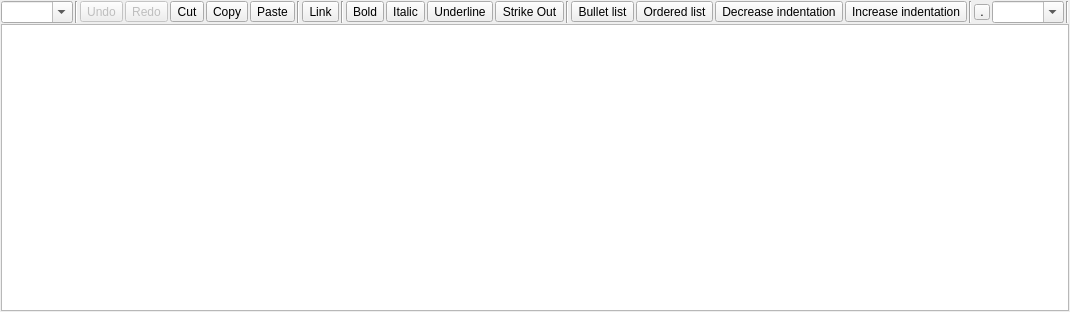
<?xml version="1.0" encoding="UTF-8"?>
<ui version="4.0">
 <class>MRichTextEdit</class>
 <widget class="QWidget" name="MRichTextEdit">
  <property name="geometry">
   <rect>
    <x>0</x>
    <y>0</y>
    <width>819</width>
    <height>312</height>
   </rect>
  </property>
  <property name="windowTitle">
   <string notr="true"/>
  </property>
  <layout class="QVBoxLayout" name="verticalLayout">
   <property name="spacing">
    <number>1</number>
   </property>
   <property name="leftMargin">
    <number>1</number>
   </property>
   <property name="topMargin">
    <number>1</number>
   </property>
   <property name="rightMargin">
    <number>1</number>
   </property>
   <property name="bottomMargin">
    <number>1</number>
   </property>
   <item>
    <widget class="QWidget" name="f_toolbar" native="true">
     <layout class="QHBoxLayout" name="horizontalLayout">
      <property name="spacing">
       <number>2</number>
      </property>
      <property name="leftMargin">
       <number>0</number>
      </property>
      <property name="topMargin">
       <number>0</number>
      </property>
      <property name="rightMargin">
       <number>0</number>
      </property>
      <property name="bottomMargin">
       <number>0</number>
      </property>
      <item>
       <widget class="QComboBox" name="f_paragraph">
        <property name="focusPolicy">
         <enum>Qt::ClickFocus</enum>
        </property>
        <property name="toolTip">
         <string>Paragraph formatting</string>
        </property>
        <property name="editable">
         <bool>true</bool>
        </property>
       </widget>
      </item>
      <item>
       <widget class="Line" name="line_4">
        <property name="orientation">
         <enum>Qt::Vertical</enum>
        </property>
       </widget>
      </item>
      <item>
       <widget class="QToolButton" name="f_undo">
        <property name="enabled">
         <bool>false</bool>
        </property>
        <property name="focusPolicy">
         <enum>Qt::ClickFocus</enum>
        </property>
        <property name="toolTip">
         <string>Undo (CTRL+Z)</string>
        </property>
        <property name="text">
         <string>Undo</string>
        </property>
        <property name="icon">
         <iconset theme="edit-undo">
          <normaloff/>
         </iconset>
        </property>
        <property name="iconSize">
         <size>
          <width>16</width>
          <height>16</height>
         </size>
        </property>
       </widget>
      </item>
      <item>
       <widget class="QToolButton" name="f_redo">
        <property name="enabled">
         <bool>false</bool>
        </property>
        <property name="focusPolicy">
         <enum>Qt::ClickFocus</enum>
        </property>
        <property name="toolTip">
         <string>Redo</string>
        </property>
        <property name="text">
         <string>Redo</string>
        </property>
        <property name="icon">
         <iconset theme="edit-redo">
          <normaloff/>
         </iconset>
        </property>
        <property name="iconSize">
         <size>
          <width>16</width>
          <height>16</height>
         </size>
        </property>
       </widget>
      </item>
      <item>
       <widget class="QToolButton" name="f_cut">
        <property name="focusPolicy">
         <enum>Qt::ClickFocus</enum>
        </property>
        <property name="toolTip">
         <string>Cut (CTRL+X)</string>
        </property>
        <property name="text">
         <string>Cut</string>
        </property>
        <property name="icon">
         <iconset theme="edit-cut">
          <normaloff/>
         </iconset>
        </property>
        <property name="iconSize">
         <size>
          <width>16</width>
          <height>16</height>
         </size>
        </property>
       </widget>
      </item>
      <item>
       <widget class="QToolButton" name="f_copy">
        <property name="focusPolicy">
         <enum>Qt::ClickFocus</enum>
        </property>
        <property name="toolTip">
         <string>Copy (CTRL+C)</string>
        </property>
        <property name="text">
         <string>Copy</string>
        </property>
        <property name="icon">
         <iconset theme="edit-copy">
          <normaloff/>
         </iconset>
        </property>
        <property name="iconSize">
         <size>
          <width>16</width>
          <height>16</height>
         </size>
        </property>
       </widget>
      </item>
      <item>
       <widget class="QToolButton" name="f_paste">
        <property name="focusPolicy">
         <enum>Qt::ClickFocus</enum>
        </property>
        <property name="toolTip">
         <string>Paste (CTRL+V)</string>
        </property>
        <property name="text">
         <string>Paste</string>
        </property>
        <property name="icon">
         <iconset theme="edit-paste">
          <normaloff/>
         </iconset>
        </property>
        <property name="iconSize">
         <size>
          <width>16</width>
          <height>16</height>
         </size>
        </property>
       </widget>
      </item>
      <item>
       <widget class="Line" name="line">
        <property name="orientation">
         <enum>Qt::Vertical</enum>
        </property>
       </widget>
      </item>
      <item>
       <widget class="QToolButton" name="f_link">
        <property name="focusPolicy">
         <enum>Qt::ClickFocus</enum>
        </property>
        <property name="toolTip">
         <string>Link (CTRL+L)</string>
        </property>
        <property name="text">
         <string>Link</string>
        </property>
        <property name="icon">
         <iconset theme="applications-internet">
          <normaloff/>
         </iconset>
        </property>
        <property name="iconSize">
         <size>
          <width>16</width>
          <height>16</height>
         </size>
        </property>
        <property name="checkable">
         <bool>true</bool>
        </property>
       </widget>
      </item>
      <item>
       <widget class="Line" name="line_3">
        <property name="orientation">
         <enum>Qt::Vertical</enum>
        </property>
       </widget>
      </item>
      <item>
       <widget class="QToolButton" name="f_bold">
        <property name="focusPolicy">
         <enum>Qt::ClickFocus</enum>
        </property>
        <property name="toolTip">
         <string notr="true">Bold (CTRL+B)</string>
        </property>
        <property name="text">
         <string>Bold</string>
        </property>
        <property name="icon">
         <iconset theme="format-text-bold">
          <normaloff/>
         </iconset>
        </property>
        <property name="iconSize">
         <size>
          <width>16</width>
          <height>16</height>
         </size>
        </property>
        <property name="checkable">
         <bool>true</bool>
        </property>
       </widget>
      </item>
      <item>
       <widget class="QToolButton" name="f_italic">
        <property name="focusPolicy">
         <enum>Qt::ClickFocus</enum>
        </property>
        <property name="toolTip">
         <string>Italic (CTRL+I)</string>
        </property>
        <property name="text">
         <string>Italic</string>
        </property>
        <property name="icon">
         <iconset theme="format-text-italic">
          <normaloff/>
         </iconset>
        </property>
        <property name="iconSize">
         <size>
          <width>16</width>
          <height>16</height>
         </size>
        </property>
        <property name="checkable">
         <bool>true</bool>
        </property>
       </widget>
      </item>
      <item>
       <widget class="QToolButton" name="f_underline">
        <property name="focusPolicy">
         <enum>Qt::ClickFocus</enum>
        </property>
        <property name="toolTip">
         <string>Underline (CTRL+U)</string>
        </property>
        <property name="text">
         <string>Underline</string>
        </property>
        <property name="icon">
         <iconset theme="format-text-underline">
          <normaloff/>
         </iconset>
        </property>
        <property name="iconSize">
         <size>
          <width>16</width>
          <height>16</height>
         </size>
        </property>
        <property name="checkable">
         <bool>true</bool>
        </property>
       </widget>
      </item>
      <item>
       <widget class="QToolButton" name="f_strikeout">
        <property name="text">
         <string>Strike Out</string>
        </property>
        <property name="checkable">
         <bool>true</bool>
        </property>
       </widget>
      </item>
      <item>
       <widget class="Line" name="line_5">
        <property name="orientation">
         <enum>Qt::Vertical</enum>
        </property>
       </widget>
      </item>
      <item>
       <widget class="QToolButton" name="f_list_bullet">
        <property name="focusPolicy">
         <enum>Qt::ClickFocus</enum>
        </property>
        <property name="toolTip">
         <string>Bullet list (CTRL+-)</string>
        </property>
        <property name="text">
         <string>Bullet list</string>
        </property>
        <property name="iconSize">
         <size>
          <width>16</width>
          <height>16</height>
         </size>
        </property>
        <property name="checkable">
         <bool>true</bool>
        </property>
       </widget>
      </item>
      <item>
       <widget class="QToolButton" name="f_list_ordered">
        <property name="focusPolicy">
         <enum>Qt::ClickFocus</enum>
        </property>
        <property name="toolTip">
         <string>Ordered list (CTRL+=)</string>
        </property>
        <property name="text">
         <string>Ordered list</string>
        </property>
        <property name="iconSize">
         <size>
          <width>16</width>
          <height>16</height>
         </size>
        </property>
        <property name="checkable">
         <bool>true</bool>
        </property>
       </widget>
      </item>
      <item>
       <widget class="QToolButton" name="f_indent_dec">
        <property name="focusPolicy">
         <enum>Qt::ClickFocus</enum>
        </property>
        <property name="toolTip">
         <string>Decrease indentation (CTRL+,)</string>
        </property>
        <property name="text">
         <string>Decrease indentation</string>
        </property>
        <property name="icon">
         <iconset theme="format-indent-less">
          <normaloff/>
         </iconset>
        </property>
        <property name="iconSize">
         <size>
          <width>16</width>
          <height>16</height>
         </size>
        </property>
       </widget>
      </item>
      <item>
       <widget class="QToolButton" name="f_indent_inc">
        <property name="focusPolicy">
         <enum>Qt::ClickFocus</enum>
        </property>
        <property name="toolTip">
         <string>Increase indentation (CTRL+.)</string>
        </property>
        <property name="text">
         <string>Increase indentation</string>
        </property>
        <property name="icon">
         <iconset theme="format-indent-more">
          <normaloff/>
         </iconset>
        </property>
        <property name="iconSize">
         <size>
          <width>16</width>
          <height>16</height>
         </size>
        </property>
       </widget>
      </item>
      <item>
       <widget class="Line" name="line_2">
        <property name="orientation">
         <enum>Qt::Vertical</enum>
        </property>
       </widget>
      </item>
      <item>
       <widget class="QToolButton" name="f_bgcolor">
        <property name="minimumSize">
         <size>
          <width>16</width>
          <height>16</height>
         </size>
        </property>
        <property name="maximumSize">
         <size>
          <width>16</width>
          <height>16</height>
         </size>
        </property>
        <property name="focusPolicy">
         <enum>Qt::ClickFocus</enum>
        </property>
        <property name="toolTip">
         <string>Text background color</string>
        </property>
        <property name="text">
         <string>.</string>
        </property>
        <property name="iconSize">
         <size>
          <width>16</width>
          <height>16</height>
         </size>
        </property>
       </widget>
      </item>
      <item>
       <widget class="QComboBox" name="f_fontsize">
        <property name="focusPolicy">
         <enum>Qt::ClickFocus</enum>
        </property>
        <property name="toolTip">
         <string>Font size</string>
        </property>
        <property name="editable">
         <bool>true</bool>
        </property>
       </widget>
      </item>
      <item>
       <widget class="Line" name="line_6">
        <property name="orientation">
         <enum>Qt::Vertical</enum>
        </property>
       </widget>
      </item>
      <item>
       <spacer name="horizontalSpacer">
        <property name="orientation">
         <enum>Qt::Horizontal</enum>
        </property>
        <property name="sizeHint" stdset="0">
         <size>
          <width>40</width>
          <height>20</height>
         </size>
        </property>
       </spacer>
      </item>
     </layout>
     <zorder>f_paragraph</zorder>
     <zorder>line_4</zorder>
     <zorder>f_undo</zorder>
     <zorder>f_redo</zorder>
     <zorder>f_cut</zorder>
     <zorder>f_copy</zorder>
     <zorder>f_paste</zorder>
     <zorder>line</zorder>
     <zorder>f_link</zorder>
     <zorder>line_3</zorder>
     <zorder>f_italic</zorder>
     <zorder>f_underline</zorder>
     <zorder>line_2</zorder>
     <zorder>f_fontsize</zorder>
     <zorder>line_5</zorder>
     <zorder>f_list_bullet</zorder>
     <zorder>f_list_ordered</zorder>
     <zorder>f_indent_dec</zorder>
     <zorder>f_indent_inc</zorder>
     <zorder>f_bold</zorder>
     <zorder>f_bgcolor</zorder>
     <zorder>f_strikeout</zorder>
     <zorder>line_6</zorder>
    </widget>
   </item>
   <item>
    <widget class="QTextEdit" name="f_textedit">
     <property name="autoFormatting">
      <set>QTextEdit::AutoNone</set>
     </property>
     <property name="tabChangesFocus">
      <bool>true</bool>
     </property>
    </widget>
   </item>
  </layout>
 </widget>
 <resources/>
 <connections/>
</ui>
